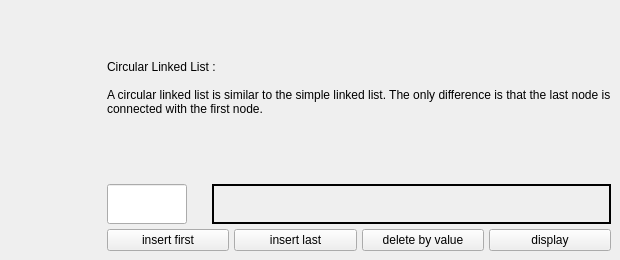
          <widget class="QWidget" name="Circulary_Linked_List">
           <attribute name="title">
            <string>Circular Linked List</string>
           </attribute>
           <widget class="QWidget" name="layoutWidget">
            <property name="geometry">
             <rect>
              <x>10</x>
              <y>10</y>
              <width>601</width>
              <height>241</height>
             </rect>
            </property>
            <layout class="QHBoxLayout" name="horizontalLayout_9">
             <property name="spacing">
              <number>20</number>
             </property>
             <item>
              <widget class="QLabel" name="Circulary_Linked_List_label1">
               <property name="text">
                <string/>
               </property>
              </widget>
             </item>
             <item>
              <layout class="QVBoxLayout" name="verticalLayout_10">
               <property name="spacing">
                <number>5</number>
               </property>
               <item>
                <widget class="QLabel" name="label_5">
                 <property name="text">
                  <string>Circular Linked List :
 
A circular linked list is similar to the simple linked list. The only difference is that the last node is connected with the first node.
 </string>
                 </property>
                 <property name="wordWrap">
                  <bool>true</bool>
                 </property>
                </widget>
               </item>
               <item>
                <layout class="QHBoxLayout" name="horizontalLayout_14">
                 <item>
                  <widget class="QLineEdit" name="CLL_input">
                   <property name="enabled">
                    <bool>true</bool>
                   </property>
                   <property name="sizePolicy">
                    <sizepolicy hsizetype="Fixed" vsizetype="Fixed">
                     <horstretch>0</horstretch>
                     <verstretch>0</verstretch>
                    </sizepolicy>
                   </property>
                   <property name="maximumSize">
                    <size>
                     <width>80</width>
                     <height>40</height>
                    </size>
                   </property>
                   <property name="baseSize">
                    <size>
                     <width>80</width>
                     <height>20</height>
                    </size>
                   </property>
                  </widget>
                 </item>
                 <item>
                  <spacer name="horizontalSpacer_4">
                   <property name="orientation">
                    <enum>Qt::Horizontal</enum>
                   </property>
                   <property name="sizeType">
                    <enum>QSizePolicy::Fixed</enum>
                   </property>
                   <property name="sizeHint" stdset="0">
                    <size>
                     <width>20</width>
                     <height>40</height>
                    </size>
                   </property>
                  </spacer>
                 </item>
                 <item>
                  <widget class="QLabel" name="CLL_output">
                   <property name="sizePolicy">
                    <sizepolicy hsizetype="Maximum" vsizetype="Maximum">
                     <horstretch>0</horstretch>
                     <verstretch>0</verstretch>
                    </sizepolicy>
                   </property>
                   <property name="maximumSize">
                    <size>
                     <width>440</width>
                     <height>40</height>
                    </size>
                   </property>
                   <property name="frameShape">
                    <enum>QFrame::WinPanel</enum>
                   </property>
                   <property name="text">
                    <string/>
                   </property>
                  </widget>
                 </item>
                </layout>
               </item>
               <item>
                <layout class="QHBoxLayout" name="horizontalLayout_23">
                 <item>
                  <widget class="QPushButton" name="CLL_insertFirst_button">
                   <property name="text">
                    <string>insert first</string>
                   </property>
                  </widget>
                 </item>
                 <item>
                  <widget class="QPushButton" name="CLL_insertLast_button">
                   <property name="text">
                    <string>insert last</string>
                   </property>
                  </widget>
                 </item>
                 <item>
                  <widget class="QPushButton" name="CLL_deleteByValue_button">
                   <property name="text">
                    <string>delete by value</string>
                   </property>
                  </widget>
                 </item>
                 <item>
                  <widget class="QPushButton" name="CLL_display_button">
                   <property name="text">
                    <string>display</string>
                   </property>
                  </widget>
                 </item>
                </layout>
               </item>
              </layout>
             </item>
            </layout>
           </widget>
          </widget>
